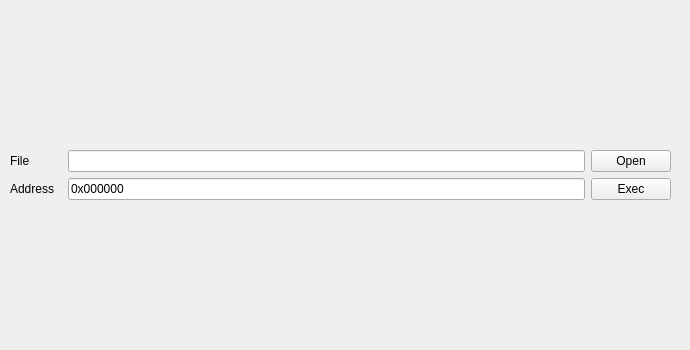
    <widget class="QWidget" name="run_tab">
     <attribute name="title">
      <string>Run</string>
     </attribute>
     <widget class="QWidget" name="layoutWidget_3">
      <property name="geometry">
       <rect>
        <x>0</x>
        <y>0</y>
        <width>681</width>
        <height>341</height>
       </rect>
      </property>
      <layout class="QVBoxLayout" name="run_Tab_Layout" stretch="0,10,0">
       <item>
        <layout class="QHBoxLayout" name="run_run_horizontalLayout">
         <property name="leftMargin">
          <number>10</number>
         </property>
         <property name="topMargin">
          <number>10</number>
         </property>
         <property name="rightMargin">
          <number>10</number>
         </property>
         <item>
          <layout class="QGridLayout" name="gridLayout_7" columnstretch="1,10,0,0">
           <item row="1" column="0">
            <widget class="QLabel" name="run_run_address_label">
             <property name="text">
              <string>Address</string>
             </property>
            </widget>
           </item>
           <item row="0" column="3">
            <widget class="QPushButton" name="run_open_file">
             <property name="text">
              <string>Open</string>
             </property>
            </widget>
           </item>
           <item row="0" column="1" colspan="2">
            <widget class="QLineEdit" name="run_file_open_lineEdit">
             <property name="text">
              <string/>
             </property>
            </widget>
           </item>
           <item row="1" column="3">
            <widget class="QPushButton" name="run_run_button">
             <property name="text">
              <string>Exec</string>
             </property>
            </widget>
           </item>
           <item row="0" column="0">
            <widget class="QLabel" name="run_run_file_label">
             <property name="text">
              <string>File</string>
             </property>
            </widget>
           </item>
           <item row="1" column="1" colspan="2">
            <widget class="QLineEdit" name="run_run_address_lineEdit">
             <property name="text">
              <string>0x000000</string>
             </property>
            </widget>
           </item>
          </layout>
         </item>
        </layout>
       </item>
       <item>
        <layout class="QVBoxLayout" name="run_file_hexView">
         <property name="leftMargin">
          <number>5</number>
         </property>
         <property name="topMargin">
          <number>0</number>
         </property>
         <property name="rightMargin">
          <number>5</number>
         </property>
        </layout>
       </item>
       <item>
        <layout class="QHBoxLayout" name="run_horizontalLayout"/>
       </item>
      </layout>
     </widget>
    </widget>
